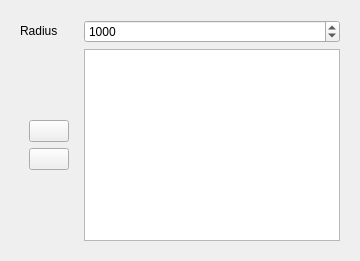
     <widget class="QWidget" name="centroid_tab">
      <property name="sizePolicy">
       <sizepolicy hsizetype="Fixed" vsizetype="Preferred">
        <horstretch>0</horstretch>
        <verstretch>0</verstretch>
       </sizepolicy>
      </property>
      <attribute name="title">
       <string>Centroid</string>
      </attribute>
      <layout class="QGridLayout" name="gridLayout_8">
       <item row="0" column="0">
        <widget class="QWidget" name="widget" native="true">
         <property name="sizePolicy">
          <sizepolicy hsizetype="Preferred" vsizetype="Expanding">
           <horstretch>0</horstretch>
           <verstretch>0</verstretch>
          </sizepolicy>
         </property>
         <property name="minimumSize">
          <size>
           <width>0</width>
           <height>0</height>
          </size>
         </property>
         <property name="maximumSize">
          <size>
           <width>16777215</width>
           <height>16777215</height>
          </size>
         </property>
         <layout class="QGridLayout" name="gridLayout">
          <item row="0" column="1">
           <widget class="QSpinBox" name="centroid_radius_input">
            <property name="toolTip">
             <string>&lt;html&gt;&lt;head/&gt;&lt;body&gt;&lt;p&gt;Add a centroid radius &lt;span style=&quot; text-decoration: underline;&quot;&gt;in meters&lt;/span&gt; per centroid. Default is &lt;span style=&quot; text-decoration: underline;&quot;&gt;10 meters&lt;/span&gt;.&lt;/p&gt;&lt;/body&gt;&lt;/html&gt;</string>
            </property>
            <property name="accessibleDescription">
             <string/>
            </property>
            <property name="minimum">
             <number>1</number>
            </property>
            <property name="maximum">
             <number>999999999</number>
            </property>
            <property name="value">
             <number>1000</number>
            </property>
           </widget>
          </item>
          <item row="1" column="1">
           <widget class="QListWidget" name="ohsome_centroid_location_list">
            <property name="sizePolicy">
             <sizepolicy hsizetype="Preferred" vsizetype="Fixed">
              <horstretch>0</horstretch>
              <verstretch>0</verstretch>
             </sizepolicy>
            </property>
            <property name="minimumSize">
             <size>
              <width>0</width>
              <height>0</height>
             </size>
            </property>
            <property name="maximumSize">
             <size>
              <width>16777215</width>
              <height>16777215</height>
             </size>
            </property>
            <property name="toolTip">
             <string>Select centroids from the map with the given radius!</string>
            </property>
            <property name="frameShadow">
             <enum>QFrame::Sunken</enum>
            </property>
            <property name="selectionMode">
             <enum>QAbstractItemView::MultiSelection</enum>
            </property>
            <property name="resizeMode">
             <enum>QListView::Fixed</enum>
            </property>
           </widget>
          </item>
          <item row="1" column="0">
           <widget class="QWidget" name="widget_7" native="true">
            <property name="sizePolicy">
             <sizepolicy hsizetype="Fixed" vsizetype="Fixed">
              <horstretch>0</horstretch>
              <verstretch>0</verstretch>
             </sizepolicy>
            </property>
            <layout class="QGridLayout" name="gridLayout_7">
             <item row="0" column="0">
              <widget class="QPushButton" name="centroid_list_point_add">
               <property name="sizePolicy">
                <sizepolicy hsizetype="Fixed" vsizetype="Fixed">
                 <horstretch>0</horstretch>
                 <verstretch>0</verstretch>
                </sizepolicy>
               </property>
               <property name="toolTip">
                <string>&lt;html&gt;&lt;head/&gt;&lt;body&gt;&lt;p&gt;Add centroids interactively from the map canvas.&lt;/p&gt;&lt;p&gt;Double-click will terminate centroid selection.&lt;/p&gt;&lt;/body&gt;&lt;/html&gt;</string>
               </property>
               <property name="text">
                <string/>
               </property>
               <property name="icon">
                <iconset resource="resources.qrc">
                 <normaloff>:/plugins/ohsomeTools/img/icon_add.png</normaloff>:/plugins/ohsomeTools/img/icon_add.png</iconset>
               </property>
              </widget>
             </item>
             <item row="1" column="0">
              <widget class="QPushButton" name="centroid_list_point_clear">
               <property name="sizePolicy">
                <sizepolicy hsizetype="Fixed" vsizetype="Fixed">
                 <horstretch>0</horstretch>
                 <verstretch>0</verstretch>
                </sizepolicy>
               </property>
               <property name="toolTip">
                <string>&lt;html&gt;&lt;head/&gt;&lt;body&gt;&lt;p&gt;If centroids are selected in the list, only these will be deleted. Else all centroids will be deleted.&lt;/p&gt;&lt;/body&gt;&lt;/html&gt;</string>
               </property>
               <property name="text">
                <string/>
               </property>
               <property name="icon">
                <iconset resource="resources.qrc">
                 <normaloff>:/plugins/ohsomeTools/img/icon_clear.png</normaloff>:/plugins/ohsomeTools/img/icon_clear.png</iconset>
               </property>
              </widget>
             </item>
            </layout>
           </widget>
          </item>
          <item row="0" column="0">
           <widget class="QLabel" name="centroid_radius_label">
            <property name="sizePolicy">
             <sizepolicy hsizetype="Fixed" vsizetype="Maximum">
              <horstretch>0</horstretch>
              <verstretch>0</verstretch>
             </sizepolicy>
            </property>
            <property name="text">
             <string>Radius</string>
            </property>
           </widget>
          </item>
         </layout>
        </widget>
       </item>
      </layout>
     </widget>
